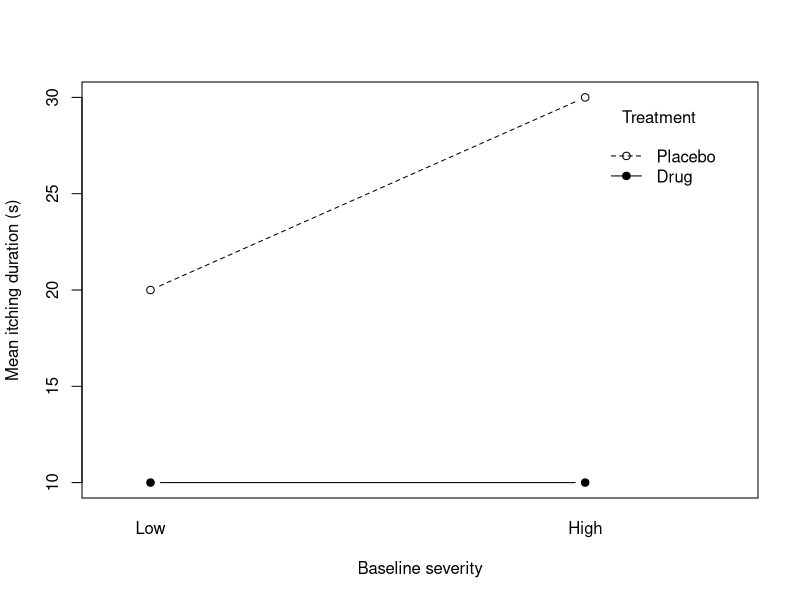

This figure's R source:
## Two-way ANOVA with unbalanced data: Type I, II and III sums of squares
## Companion code to the lecture notes (Statistical Inference 2026-27, IIMB).
## Section numbers refer to the notes.

## ---- Data -------------------------------------------------------------------
d <- data.frame(
  A = factor(c(rep("Placebo", 6), rep("Drug", 4)),
             levels = c("Placebo", "Drug")),
  B = factor(c(rep("Low", 4), rep("High", 2), rep("Low", 2), rep("High", 2)),
             levels = c("Low", "High")),
  y = c(17, 19, 21, 23, 29, 31, 9, 11, 9, 11)
)

with(d, table(A, B))                       # check the design first
with(d, tapply(y, list(A, B), mean))

## ---- RSS of the five models (Section 3) -------------------------------------
fits <- list(null = y ~ 1, A = y ~ A, B = y ~ B, add = y ~ A + B, full = y ~ A * B)
sapply(fits, function(f) deviance(lm(f, data = d)))
#     null        A        B      add     full
# 586.0000 159.3333 559.3333  83.1429  26.0000

## ---- Interaction and Type I (Sections 4-5) ----------------------------------
mfull <- lm(y ~ A * B, data = d)
anova(mfull)                               # Type I, A first: 426.67, 76.19, 57.14
anova(lm(y ~ B * A, data = d))             # Type I, B first: 26.67, 476.19, 57.14
anova(lm(y ~ A + B, data = d), mfull)      # interaction: F = 13.19 on (1, 6)

## ---- Type II (Section 6) ----------------------------------------------------
# Type II numerator with the additive-model denominator: F = 40.1 on (1, 7)
anova(lm(y ~ B, data = d), lm(y ~ A + B, data = d))

if (requireNamespace("car", quietly = TRUE)) {
  # Type II with the full-model denominator: 476.19, 76.19, 57.14
  print(car::Anova(mfull, type = 2))

  ## ---- Type III and coding (Sections 7-8) -----------------------------------
  # Pitfall: Type III with default treatment coding tests Delta_L = 0
  print(car::Anova(mfull, type = 3))       # A row: 133.33

  # Correct: sum coding, set BEFORE fitting
  mfull_s <- lm(y ~ A * B, data = d,
                contrasts = list(A = contr.sum, B = contr.sum))
  print(car::Anova(mfull_s, type = 3))     # 514.29, 57.14, 57.14
  print(coef(mfull_s)["A1"])               # +7.5: contr.sum codes Placebo as +1
} else {
  message("Install the 'car' package for the Type II / III tables.")
}

## ---- Coding-free route: explicit cell-mean contrasts (Table 1) ---------------
d$cell <- factor(paste(d$A, d$B, sep = "_"),
                 levels = c("Placebo_Low", "Placebo_High", "Drug_Low", "Drug_High"))
mc <- lm(y ~ 0 + cell, data = d)

#              PL     PH     DL    DH
L <- rbind(
  Delta_L   = c(-1,     0,     1,    0),
  Delta_H   = c( 0,    -1,     0,    1),
  TypeII_A  = c(-4/7, -3/7,  4/7,  3/7),
  TypeIII_A = c(-1/2, -1/2,  1/2,  1/2),
  Pop_80_20 = c(-0.8, -0.2,  0.8,  0.2),
  Interact  = c( 1,    -1,    -1,    1)
)
est <- drop(L %*% coef(mc))
se  <- sqrt(diag(L %*% vcov(mc) %*% t(L)))
q   <- qt(0.975, df.residual(mc))
cbind(est, se, lower = est - q * se, upper = est + q * se,
      SS = est^2 / (se^2 / sigma(mc)^2))
# est: -10, -20, -14.29, -15, -12, -10   (pointwise, not simultaneous, intervals)

## ---- Interaction plot ---------------------------------------------------------
with(d, interaction.plot(B, A, y, type = "b", pch = c(1, 19),
     xlab = "Baseline severity", ylab = "Mean itching duration (s)",
     trace.label = "Treatment"))
